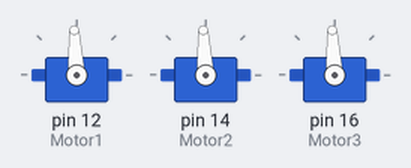
A sketch run on a simulated Arduino Uno, built with avr-gcc and run on an emulated ATmega328P. On the bench: 3 × servo.

Above: at 3.05 s.
At 32.9 s:
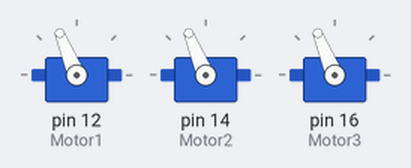
Timing chart, 0 to 42.0 s (numbered marks = the images above):
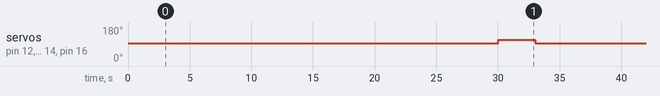

Measured:
- by itself, servo on pin 12 (Motor1), servo on pin 14 (Motor2), servo on pin 16 (Motor3): repeats every 30.0 s: 93° 10.0 s, 73° 3.0 s, 93° 14.0 s, 112° 3.0 s

The sketch:

M21_Height_Final.ino
```cpp
#include <Servo.h>

Servo Motor1;
Servo Motor2;
Servo Motor3;

const int motorPin [] = {12, 14, 16};

unsigned long currentTime;
unsigned long delayTime = 30000;
unsigned long previousTime;

void setup() {

  Serial.begin(115200);

  Motor1.attach (12);
  Motor2.attach (14);
  Motor3.attach (16);
  Motor1.writeMicroseconds (1500);
  Motor2.writeMicroseconds (1500);
  Motor3.writeMicroseconds (1500);

  delay (3000);


}

void loop() {
  currentTime = millis();

  if (currentTime > previousTime + delayTime) {

    Motor1.writeMicroseconds (1700);
    Motor2.writeMicroseconds (1700);
    Motor3.writeMicroseconds (1700);
    delay(3000);

    Motor1.writeMicroseconds (1500);
    Motor2.writeMicroseconds (1500);
    Motor3.writeMicroseconds (1500);
    delay(10000);

    Motor1.writeMicroseconds (1300);
    Motor2.writeMicroseconds (1300);
    Motor3.writeMicroseconds (1300);
    delay(3000);

    Motor1.writeMicroseconds (1500);
    Motor2.writeMicroseconds (1500);
    Motor3.writeMicroseconds (1500);

    previousTime = currentTime;
  }
} 
```
